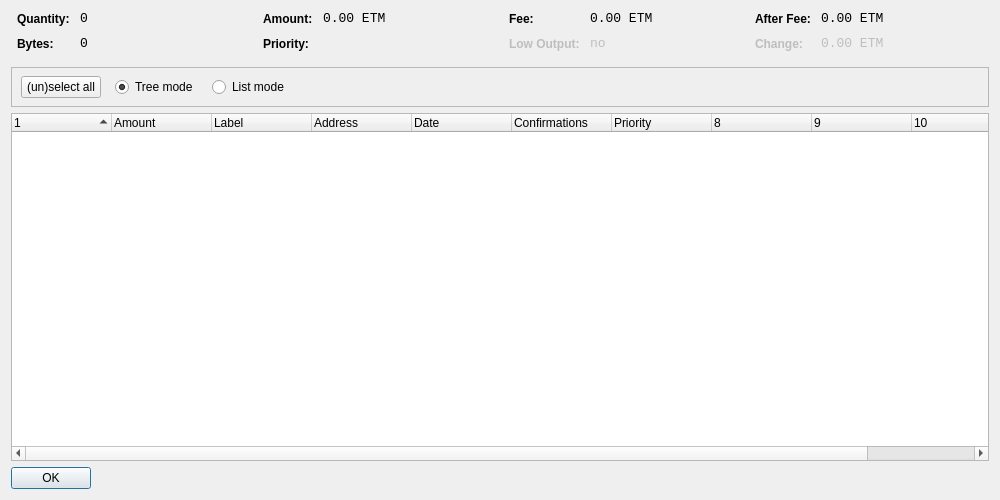
<?xml version="1.0" encoding="UTF-8"?>
<ui version="4.0">
 <class>CoinControlDialog</class>
 <widget class="QDialog" name="CoinControlDialog">
  <property name="geometry">
   <rect>
    <x>0</x>
    <y>0</y>
    <width>1000</width>
    <height>500</height>
   </rect>
  </property>
  <property name="windowTitle">
   <string>Coin Control</string>
  </property>
  <layout class="QVBoxLayout" name="verticalLayout">
   <item>
    <layout class="QHBoxLayout" name="horizontalLayoutTop" stretch="0,0,0,0">
     <property name="topMargin">
      <number>0</number>
     </property>
     <property name="bottomMargin">
      <number>10</number>
     </property>
     <item>
      <layout class="QFormLayout" name="formLayoutCoinControl1">
       <property name="horizontalSpacing">
        <number>10</number>
       </property>
       <property name="verticalSpacing">
        <number>10</number>
       </property>
       <property name="leftMargin">
        <number>6</number>
       </property>
       <property name="rightMargin">
        <number>6</number>
       </property>
       <item row="0" column="0">
        <widget class="QLabel" name="labelCoinControlQuantityText">
         <property name="styleSheet">
          <string notr="true">font-weight:bold;</string>
         </property>
         <property name="text">
          <string>Quantity:</string>
         </property>
        </widget>
       </item>
       <item row="0" column="1">
        <widget class="QLabel" name="labelCoinControlQuantity">
         <property name="font">
          <font>
           <family>Monospace</family>
           <pointsize>10</pointsize>
          </font>
         </property>
         <property name="cursor">
          <cursorShape>IBeamCursor</cursorShape>
         </property>
         <property name="contextMenuPolicy">
          <enum>Qt::ActionsContextMenu</enum>
         </property>
         <property name="text">
          <string notr="true">0</string>
         </property>
         <property name="textInteractionFlags">
          <set>Qt::LinksAccessibleByMouse|Qt::TextSelectableByKeyboard|Qt::TextSelectableByMouse</set>
         </property>
        </widget>
       </item>
       <item row="1" column="0">
        <widget class="QLabel" name="labelCoinControlBytesText">
         <property name="styleSheet">
          <string notr="true">font-weight:bold;</string>
         </property>
         <property name="text">
          <string>Bytes:</string>
         </property>
        </widget>
       </item>
       <item row="1" column="1">
        <widget class="QLabel" name="labelCoinControlBytes">
         <property name="font">
          <font>
           <family>Monospace</family>
           <pointsize>10</pointsize>
          </font>
         </property>
         <property name="cursor">
          <cursorShape>IBeamCursor</cursorShape>
         </property>
         <property name="contextMenuPolicy">
          <enum>Qt::ActionsContextMenu</enum>
         </property>
         <property name="text">
          <string notr="true">0</string>
         </property>
         <property name="textInteractionFlags">
          <set>Qt::LinksAccessibleByMouse|Qt::TextSelectableByKeyboard|Qt::TextSelectableByMouse</set>
         </property>
        </widget>
       </item>
      </layout>
     </item>
     <item>
      <layout class="QFormLayout" name="formLayoutCoinControl2">
       <property name="horizontalSpacing">
        <number>10</number>
       </property>
       <property name="verticalSpacing">
        <number>10</number>
       </property>
       <property name="leftMargin">
        <number>6</number>
       </property>
       <property name="rightMargin">
        <number>6</number>
       </property>
       <item row="0" column="0">
        <widget class="QLabel" name="labelCoinControlAmountText">
         <property name="styleSheet">
          <string notr="true">font-weight:bold;</string>
         </property>
         <property name="text">
          <string>Amount:</string>
         </property>
        </widget>
       </item>
       <item row="0" column="1">
        <widget class="QLabel" name="labelCoinControlAmount">
         <property name="font">
          <font>
           <family>Monospace</family>
           <pointsize>10</pointsize>
          </font>
         </property>
         <property name="cursor">
          <cursorShape>IBeamCursor</cursorShape>
         </property>
         <property name="contextMenuPolicy">
          <enum>Qt::ActionsContextMenu</enum>
         </property>
         <property name="text">
          <string notr="true">0.00 ETM</string>
         </property>
         <property name="textInteractionFlags">
          <set>Qt::LinksAccessibleByMouse|Qt::TextSelectableByKeyboard|Qt::TextSelectableByMouse</set>
         </property>
        </widget>
       </item>
       <item row="1" column="0">
        <widget class="QLabel" name="labelCoinControlPriorityText">
         <property name="styleSheet">
          <string notr="true">font-weight:bold;</string>
         </property>
         <property name="text">
          <string>Priority:</string>
         </property>
        </widget>
       </item>
       <item row="1" column="1">
        <widget class="QLabel" name="labelCoinControlPriority">
         <property name="font">
          <font>
           <family>Monospace</family>
           <pointsize>10</pointsize>
          </font>
         </property>
         <property name="cursor">
          <cursorShape>IBeamCursor</cursorShape>
         </property>
         <property name="contextMenuPolicy">
          <enum>Qt::ActionsContextMenu</enum>
         </property>
         <property name="text">
          <string/>
         </property>
         <property name="textInteractionFlags">
          <set>Qt::LinksAccessibleByMouse|Qt::TextSelectableByKeyboard|Qt::TextSelectableByMouse</set>
         </property>
        </widget>
       </item>
      </layout>
     </item>
     <item>
      <layout class="QFormLayout" name="formLayoutCoinControl3">
       <property name="horizontalSpacing">
        <number>10</number>
       </property>
       <property name="verticalSpacing">
        <number>10</number>
       </property>
       <property name="leftMargin">
        <number>6</number>
       </property>
       <property name="rightMargin">
        <number>6</number>
       </property>
       <item row="0" column="0">
        <widget class="QLabel" name="labelCoinControlFeeText">
         <property name="styleSheet">
          <string notr="true">font-weight:bold;</string>
         </property>
         <property name="text">
          <string>Fee:</string>
         </property>
        </widget>
       </item>
       <item row="0" column="1">
        <widget class="QLabel" name="labelCoinControlFee">
         <property name="font">
          <font>
           <family>Monospace</family>
           <pointsize>10</pointsize>
          </font>
         </property>
         <property name="cursor">
          <cursorShape>IBeamCursor</cursorShape>
         </property>
         <property name="contextMenuPolicy">
          <enum>Qt::ActionsContextMenu</enum>
         </property>
         <property name="text">
          <string notr="true">0.00 ETM</string>
         </property>
         <property name="textInteractionFlags">
          <set>Qt::LinksAccessibleByMouse|Qt::TextSelectableByKeyboard|Qt::TextSelectableByMouse</set>
         </property>
        </widget>
       </item>
       <item row="1" column="0">
        <widget class="QLabel" name="labelCoinControlLowOutputText">
         <property name="enabled">
          <bool>false</bool>
         </property>
         <property name="styleSheet">
          <string notr="true">font-weight:bold;</string>
         </property>
         <property name="text">
          <string>Low Output:</string>
         </property>
        </widget>
       </item>
       <item row="1" column="1">
        <widget class="QLabel" name="labelCoinControlLowOutput">
         <property name="enabled">
          <bool>false</bool>
         </property>
         <property name="font">
          <font>
           <family>Monospace</family>
           <pointsize>10</pointsize>
          </font>
         </property>
         <property name="cursor">
          <cursorShape>IBeamCursor</cursorShape>
         </property>
         <property name="contextMenuPolicy">
          <enum>Qt::ActionsContextMenu</enum>
         </property>
         <property name="text">
          <string notr="true">no</string>
         </property>
         <property name="textInteractionFlags">
          <set>Qt::LinksAccessibleByMouse|Qt::TextSelectableByKeyboard|Qt::TextSelectableByMouse</set>
         </property>
        </widget>
       </item>
      </layout>
     </item>
     <item>
      <layout class="QFormLayout" name="formLayoutCoinControl4">
       <property name="horizontalSpacing">
        <number>10</number>
       </property>
       <property name="verticalSpacing">
        <number>10</number>
       </property>
       <property name="leftMargin">
        <number>6</number>
       </property>
       <property name="rightMargin">
        <number>6</number>
       </property>
       <item row="0" column="0">
        <widget class="QLabel" name="labelCoinControlAfterFeeText">
         <property name="styleSheet">
          <string notr="true">font-weight:bold;</string>
         </property>
         <property name="text">
          <string>After Fee:</string>
         </property>
        </widget>
       </item>
       <item row="0" column="1">
        <widget class="QLabel" name="labelCoinControlAfterFee">
         <property name="font">
          <font>
           <family>Monospace</family>
           <pointsize>10</pointsize>
          </font>
         </property>
         <property name="cursor">
          <cursorShape>IBeamCursor</cursorShape>
         </property>
         <property name="contextMenuPolicy">
          <enum>Qt::ActionsContextMenu</enum>
         </property>
         <property name="text">
          <string notr="true">0.00 ETM</string>
         </property>
         <property name="textInteractionFlags">
          <set>Qt::LinksAccessibleByMouse|Qt::TextSelectableByKeyboard|Qt::TextSelectableByMouse</set>
         </property>
        </widget>
       </item>
       <item row="1" column="0">
        <widget class="QLabel" name="labelCoinControlChangeText">
         <property name="enabled">
          <bool>false</bool>
         </property>
         <property name="styleSheet">
          <string notr="true">font-weight:bold;</string>
         </property>
         <property name="text">
          <string>Change:</string>
         </property>
        </widget>
       </item>
       <item row="1" column="1">
        <widget class="QLabel" name="labelCoinControlChange">
         <property name="enabled">
          <bool>false</bool>
         </property>
         <property name="font">
          <font>
           <family>Monospace</family>
           <pointsize>10</pointsize>
          </font>
         </property>
         <property name="cursor">
          <cursorShape>IBeamCursor</cursorShape>
         </property>
         <property name="contextMenuPolicy">
          <enum>Qt::ActionsContextMenu</enum>
         </property>
         <property name="text">
          <string notr="true">0.00 ETM</string>
         </property>
         <property name="textInteractionFlags">
          <set>Qt::LinksAccessibleByMouse|Qt::TextSelectableByKeyboard|Qt::TextSelectableByMouse</set>
         </property>
        </widget>
       </item>
      </layout>
     </item>
    </layout>
   </item>
   <item>
    <widget class="QFrame" name="frame">
     <property name="minimumSize">
      <size>
       <width>0</width>
       <height>40</height>
      </size>
     </property>
     <property name="frameShape">
      <enum>QFrame::StyledPanel</enum>
     </property>
     <property name="frameShadow">
      <enum>QFrame::Sunken</enum>
     </property>
     <widget class="QWidget" name="horizontalLayoutWidget">
      <property name="geometry">
       <rect>
        <x>10</x>
        <y>0</y>
        <width>781</width>
        <height>41</height>
       </rect>
      </property>
      <layout class="QHBoxLayout" name="horizontalLayoutPanel" stretch="0,0,0,0,0">
       <property name="spacing">
        <number>14</number>
       </property>
       <item>
        <widget class="QPushButton" name="pushButtonSelectAll">
         <property name="sizePolicy">
          <sizepolicy hsizetype="Maximum" vsizetype="Fixed">
           <horstretch>0</horstretch>
           <verstretch>0</verstretch>
          </sizepolicy>
         </property>
         <property name="text">
          <string>(un)select all</string>
         </property>
        </widget>
       </item>
       <item>
        <widget class="QRadioButton" name="radioTreeMode">
         <property name="sizePolicy">
          <sizepolicy hsizetype="Maximum" vsizetype="Fixed">
           <horstretch>0</horstretch>
           <verstretch>0</verstretch>
          </sizepolicy>
         </property>
         <property name="text">
          <string>Tree mode</string>
         </property>
         <property name="checked">
          <bool>true</bool>
         </property>
        </widget>
       </item>
       <item>
        <widget class="QRadioButton" name="radioListMode">
         <property name="sizePolicy">
          <sizepolicy hsizetype="Maximum" vsizetype="Fixed">
           <horstretch>0</horstretch>
           <verstretch>0</verstretch>
          </sizepolicy>
         </property>
         <property name="text">
          <string>List mode</string>
         </property>
        </widget>
       </item>
       <item>
        <spacer name="horizontalSpacer">
         <property name="orientation">
          <enum>Qt::Horizontal</enum>
         </property>
         <property name="sizeHint" stdset="0">
          <size>
           <width>40</width>
           <height>20</height>
          </size>
         </property>
        </spacer>
       </item>
      </layout>
     </widget>
    </widget>
   </item>
   <item>
    <widget class="CoinControlTreeWidget" name="treeWidget">
     <property name="contextMenuPolicy">
      <enum>Qt::CustomContextMenu</enum>
     </property>
     <property name="sortingEnabled">
      <bool>false</bool>
     </property>
     <property name="columnCount">
      <number>11</number>
     </property>
     <attribute name="headerShowSortIndicator" stdset="0">
      <bool>true</bool>
     </attribute>
     <attribute name="headerStretchLastSection">
      <bool>false</bool>
     </attribute>
     <column>
      <property name="text">
       <string/>
      </property>
     </column>
     <column>
      <property name="text">
       <string>Amount</string>
      </property>
     </column>
     <column>
      <property name="text">
       <string>Label</string>
      </property>
     </column>
     <column>
      <property name="text">
       <string>Address</string>
      </property>
     </column>
     <column>
      <property name="text">
       <string>Date</string>
      </property>
     </column>
     <column>
      <property name="text">
       <string>Confirmations</string>
      </property>
      <property name="toolTip">
       <string>Confirmed</string>
      </property>
     </column>
     <column>
      <property name="text">
       <string>Priority</string>
      </property>
     </column>
     <column>
      <property name="text">
       <string/>
      </property>
     </column>
     <column>
      <property name="text">
       <string/>
      </property>
     </column>
     <column>
      <property name="text">
       <string/>
      </property>
     </column>
     <column>
      <property name="text">
       <string/>
      </property>
     </column>
    </widget>
   </item>
   <item>
    <widget class="QDialogButtonBox" name="buttonBox">
     <property name="sizePolicy">
      <sizepolicy hsizetype="Maximum" vsizetype="Fixed">
       <horstretch>0</horstretch>
       <verstretch>0</verstretch>
      </sizepolicy>
     </property>
     <property name="orientation">
      <enum>Qt::Horizontal</enum>
     </property>
     <property name="standardButtons">
      <set>QDialogButtonBox::Ok</set>
     </property>
    </widget>
   </item>
  </layout>
 </widget>
 <customwidgets>
  <customwidget>
   <class>CoinControlTreeWidget</class>
   <extends>QTreeWidget</extends>
   <header>coincontroltreewidget.h</header>
  </customwidget>
 </customwidgets>
 <resources/>
 <connections/>
</ui>
